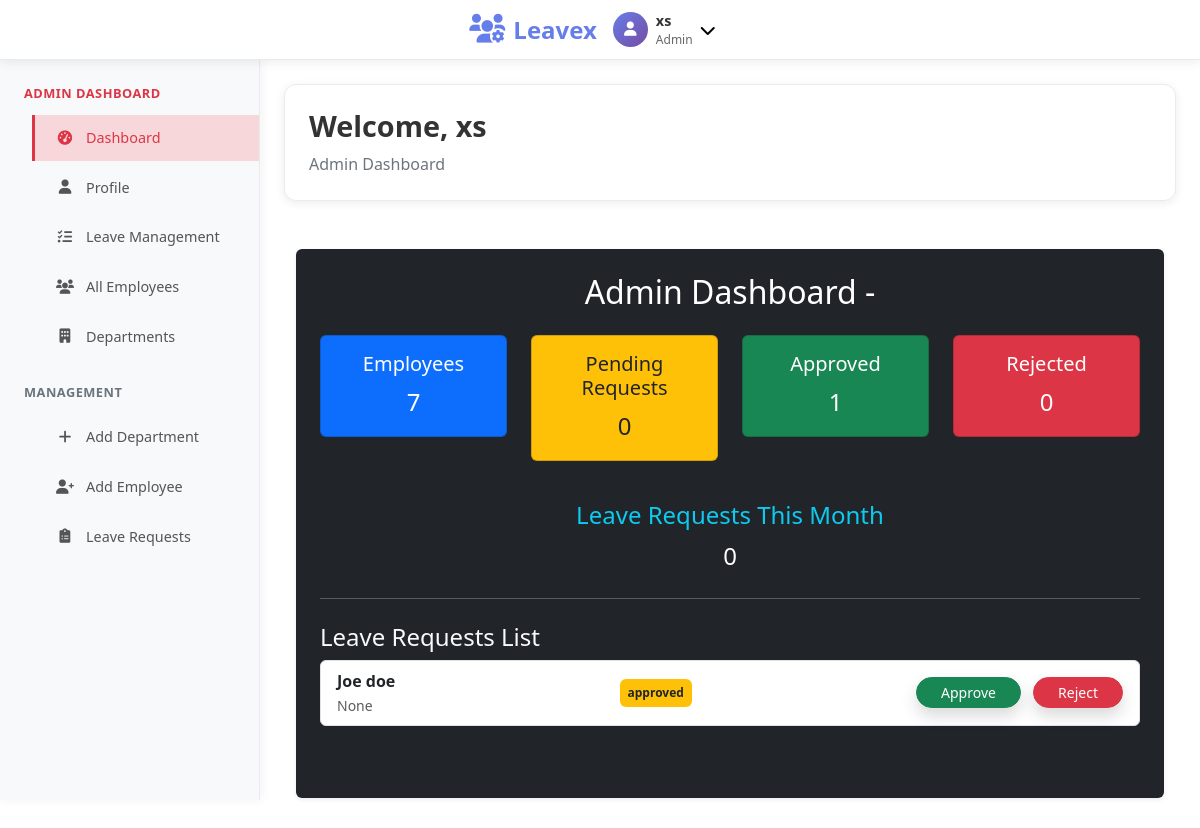
The page /dashboard/ (signed in) on the database its author committed.
### Application/models.py (models this page shows, shortened)
class User(AbstractUser):
    ROLE_CHOICES = [
        ('admin', 'Admin'),
        ('employee', 'Employee'),
        ('hod', 'Hod'),
    ]
    email = models.EmailField(unique=True)
    role = models.CharField(max_length=20, choices=ROLE_CHOICES)
    full_name = models.CharField(max_length=100)
    phone_number = models.CharField(max_length=15, blank=True, null=True)
    date_joined = models.DateTimeField(default=timezone.now)
    is_active = models.BooleanField(default=True)
    department = models.CharField(max_length=100, blank=True, null=True)
    employee_id = models.CharField(max_length=20, unique=True, blank=True, null=True)
    hire_date = models.DateField(blank=True, null=True)
    position = models.CharField(max_length=100, blank=True, null=True)
    salary = models.DecimalField(max_digits=10, decimal_places=2, blank=True, null=True)
    manager = models.ForeignKey('self', on_delete=models.SET_NULL, blank=True, null=True)
    USERNAME_FIELD = 'email'
    REQUIRED_FIELDS = ['username', 'role', 'full_name']

class LeaveApplication(models.Model):
    STATUS_CHOICES = [
        ('pending', 'Pending'),
        ('rejected', 'Rejected'),
        ('approved', 'Approved'),
        ('cancelled', 'Cancelled'),
    ]
    REASON_CHOICE = [
    ('Vacation', 'Vacation'),
    ('Sick', 'Sick'),
    ('Maternity', 'Maternity'),
    ('Bereavement', 'Bereavement'),
    ('Unpaid', 'Unpaid'),
    ('Educational', 'Educational'),
]
    applicant = models.ForeignKey(User, related_name='leave_applications', on_delete=models.CASCADE)
    releaver = models.ForeignKey(User, related_name='releaver_requests', on_delete=models.SET_NULL, null=True)
    leave_type = models.CharField(max_length=20, choices=REASON_CHOICE ,null=True, default='Casual leave')
    start_date = models.DateField()
    end_date = models.DateField()
    reason = models.TextField()
    releaver_approved = models.BooleanField(default=False)
    hod_approved = models.BooleanField(default=False)
    admin_approved = models.BooleanField(default=False)
    final_status = models.CharField(max_length=20, choices=STATUS_CHOICES, default='pending')
    submitted_at = models.DateTimeField(auto_now_add=True)
    updated_at = models.DateTimeField(auto_now=True)

### Application/views.py (the view, shortened to what this page needs)
# urls.py: path('dashboard/', views.dashboard_view, name='dashboard'),
@login_required
def dashboard_view(request):
    user = request.user
    context = {}
    current_month = datetime.now().month
    current_year = datetime.now().year
    leaves_this_month = LeaveApplication.objects.filter(
        start_date__month=current_month,
        start_date__year=current_year
    )
    if user.role in ['admin', 'hr_manager', 'hr_assistant']:
        context['total_employees'] = User.objects.filter(role='employee').count()
        context['total_hods'] = User.objects.filter(role='manager').count()
        context['total_releavers'] = LeaveApplication.objects.filter(releaver_approved=True).values('releaver').distinct().count()
        context['processed_leaves'] = LeaveApplication.objects.filter(final_status__in=['approved', 'rejected']).count()
        context['pending_leaves'] = LeaveApplication.objects.filter(final_status='pending').count()
        context['approved_leaves'] = LeaveApplication.objects.filter(final_status='approved').count()
        context['leave_requests'] = LeaveApplication.objects.all()
        context['leaves_this_month'] = leaves_this_month.count()
        context['leaves_per_department'] = User.objects.filter(role='employee') \
            .values('department') \
            .annotate(leave_count=Count('leave_applications')) \
            .order_by('department')
        return render(request, 'Application/admin_dashboard.html', context)
    else:
        return render(request, 'Application/unknown_role.html')

### Application/templates/Application/admin_dashboard.html (shortened to what this page needs)
{% extends "Application/base.html" %}
{% block content %}
<div class="container mt-5">
  <div class="bg-dark text-white p-4 rounded shadow-sm">
    <h2 class="text-center mb-4">Admin Dashboard - </h2>
    <div class="row text-center">
      <div class="col-md-3">
        <div class="card bg-primary text-white mb-3">
          <div class="card-body">
            <h5 class="card-title">Employees</h5>
            <p class="card-text fs-4">{{ total_employees|default:"0" }}</p>
          </div>
        </div>
      </div>
      <div class="col-md-3">
        <div class="card bg-warning text-dark mb-3">
          <div class="card-body">
            <h5 class="card-title">Pending Requests</h5>
            <p class="card-text fs-4">{{ pending_leaves|default:"0" }}</p>
          </div>
        </div>
      </div>
      <div class="col-md-3">
        <div class="card bg-success text-white mb-3">
          <div class="card-body">
            <h5 class="card-title">Approved</h5>
            <p class="card-text fs-4">{{ approved_leaves|default:"0" }}</p>
          </div>
        </div>
      </div>
      <div class="col-md-3">
        <div class="card bg-danger text-white mb-3">
          <div class="card-body">
            <h5 class="card-title">Rejected</h5>
            <p class="card-text fs-4">{{ rejected_leaves|default:"0" }}</p>
          </div>
        </div>
      </div>
    </div>
    <div class="text-center">
      <h4 class="mt-4 text-info">Leave Requests This Month</h4>
      <p class="fs-4">{{ leaves_this_month|default:"0" }}</p>
    </div>
    <hr class="my-4 bg-light">
    <h4 class="text-light">Leave Requests List</h4>
    {% if leave_requests %}
      <ul class="list-group mb-5">
        {% for leave in leave_requests %}
          <li class="list-group-item d-flex justify-content-between align-items-center">
            <div>
              <strong>{{ leave.applicant.full_name }}</strong><br>
              <small class="text-muted">{{ leave.leave_type }}</small>
            </div>
            <span class="badge {% if leave.final_status == 'Approved' %}bg-success{% elif leave.final_status == 'Rejected' %}bg-danger{% else %}bg-warning text-dark{% endif %} p-2 rounded">
              {{ leave.final_status }}
            </span>
<form method="POST" class="d-inline" action="{% url 'admin_approvals' %}">
    <button type="submit" name="action" value="approve" class="btn btn-success btn-sm shadow rounded-pill px-4 me-2">
         Approve
    </button>
    <button type="submit" name="action" value="reject" class="btn btn-danger btn-sm shadow rounded-pill px-4">
         Reject
    </button>
</form>
</li>
        {% endfor %}
      </ul>
    {% else %}
      <div class="alert alert-info">No leave requests found.</div>
    {% endif %}
  </div>
</div>
{% endblock %}

### Application/templates/Application/base.html (shortened to what this page needs)
<!DOCTYPE html>
<html lang="en">
<head>
    <link href="https://cdn.jsdelivr.net/npm/bootstrap@5.3.3/dist/css/bootstrap.min.css" rel="stylesheet">
    <link href="https://cdnjs.cloudflare.com/ajax/libs/font-awesome/6.0.0/css/all.min.css" rel="stylesheet">
</head>
<body class="role-{% if user.is_authenticated %}{{ user.role }}{% else %}guest{% endif %}">
    <nav class="navbar">
        <div class="nav-container">
            <a href="#" class="logo">
                <i class="fas fa-users-cog"></i>
                Leavex
            </a>
            <div class="profile-section">
                {% if user.is_authenticated %}
                <div class="profile-dropdown">
                    <button class="profile-btn">
                        <div class="profile-avatar">
                            <i class="fas fa-user"></i>
                        </div>
                        <div class="profile-info">
                            <div class="profile-name">{{ user.first_name|default:user.username }}</div>
                            <div class="profile-role">{{ user.role|capfirst }}</div>
                        </div>
                        <i class="fas fa-chevron-down"></i>
                    </button>
                </div>
                {% else %}
                <div class="login-link">
                    <a href="{% url 'login' %}">Login</a>
                </div>
                {% endif %}
            </div>
        </div>
    </nav>
    <div class="sidebar" id="sidebar">
        {% if user.is_authenticated and user.role == 'admin' %}
        <div class="sidebar-section">
            <div class="sidebar-title">Admin Dashboard</div>
            <ul class="sidebar-nav">
                <li><a href="{% url 'dashboard' %}"><i class="fas fa-tachometer-alt"></i> Dashboard</a></li>
                <li><a href="{% url 'profile' %}"><i class="fas fa-user"></i> Profile</a></li>
                <li><a href="{% url 'admin_approvals' %}"><i class="fas fa-tasks"></i> Leave Management</a></li>
                <li><a href="{% url 'employee_list' %}"><i class="fas fa-users"></i> All Employees</a></li>
                <li><a href="{% url 'department_list' %}"><i class="fas fa-building"></i> Departments</a></li>
            </ul>
        </div>
        <div class="sidebar-section">
            <div class="sidebar-title">Management</div>
            <ul class="sidebar-nav">
                <li><a href="{% url 'add_department' %}"><i class="fas fa-plus"></i> Add Department</a></li>
                <li><a href="{% url 'add_employee' %}"><i class="fas fa-user-plus"></i> Add Employee</a></li>
                <li><a href="{% url 'admin_approvals' %}"><i class="fas fa-clipboard-list"></i> Leave Requests</a></li>
            </ul>
        </div>
        {% endif %}
    </div>
    <div class="content-area">
        <div class="welcome-card fade-in">
            <h1>Welcome{% if user.is_authenticated %}, {{ user.first_name|default:user.username }}{% endif %}</h1>
            <p>{% if user.is_authenticated %}{{ user.role|capfirst }} Dashboard{% else %}Please login to access your dashboard{% endif %}</p>
        </div>
        {% block content %}{% endblock %}
    </div>
</body>
</html>

### Application/templates/Application/base.html (style rules this page uses)
* { margin: 0; padding: 0; box-sizing: border-box; }
body { font-family: 'Segoe UI', Tahoma, Geneva, Verdana, sans-serif; background: #ffffff; min-height: 100vh; color: #333; }
h2 { margin-bottom: 20px; }
.navbar { background: #ffffff; box-shadow: 0 2px 10px rgba(0, 0, 0, 0.08); position: fixed; top: 0; left: 0; right: 0; z-index: 1000; height: 60px; border-bottom: 1px solid #e9ecef; }
.nav-container { max-width: 1200px; margin: 0 auto; padding: 0 1.5rem; height: 100%; display: flex; align-items: center; justify-content: space-between; }
.logo { font-size: 1.5rem; font-weight: 700; color: #667eea; text-decoration: none; display: flex; align-items: center; gap: 0.5rem; transition: all 0.3s ease; }
.logo i { font-size: 1.8rem; }
.profile-section { position: relative; }
.profile-dropdown { position: relative; }
.profile-btn { background: none; border: none; display: flex; align-items: center; gap: 0.5rem; padding: 0.5rem 1rem; border-radius: 8px; cursor: pointer; transition: all 0.3s ease; }
.profile-avatar { width: 35px; height: 35px; border-radius: 50%; background: linear-gradient(135deg, #667eea, #764ba2); display: flex; align-items: center; justify-content: center; color: white; font-weight: bold; font-size: 0.9rem; }
.profile-info { text-align: left; }
.profile-name { font-weight: 600; color: #333; font-size: 0.9rem; }
.profile-role { color: #666; font-size: 0.75rem; }
.sidebar { position: fixed; top: 60px; left: 0; background: #f8f9fa; width: 260px; height: calc(100vh - 60px); box-shadow: 2px 0 10px rgba(0, 0, 0, 0.05); padding: 1.5rem 0; overflow-y: auto; z-index: 999; border-right: 1px solid #e9ecef; }
.sidebar-section { margin-bottom: 1.5rem; }
.sidebar-title { padding: 0 1.5rem; font-size: 0.8rem; color: #6c757d; text-transform: uppercase; letter-spacing: 0.5px; margin-bottom: 0.75rem; font-weight: 600; }
.sidebar-nav { list-style: none; }
.sidebar-nav li { margin-bottom: 0.25rem; }
.sidebar-nav a { display: flex; align-items: center; gap: 0.75rem; padding: 0.75rem 1.5rem; color: #555; text-decoration: none; transition: all 0.3s ease; position: relative; font-size: 0.9rem; }
.sidebar-nav a::before { content: ''; position: absolute; left: 0; top: 0; bottom: 0; width: 3px; background: #667eea; transform: scaleY(0); transition: transform 0.3s ease; }
.sidebar-nav a:hover::before, .sidebar-nav a.active::before { transform: scaleY(1); }
.sidebar-nav a:hover, .sidebar-nav a.active { background: #e3f2fd; color: #667eea; }
.sidebar-nav i { width: 18px; text-align: center; font-size: 0.9rem; }
.content-area { margin-left: 260px; margin-top: 60px; padding: 1.5rem; min-height: calc(100vh - 60px); }
.welcome-card { background: #ffffff; border-radius: 12px; padding: 1.5rem; box-shadow: 0 2px 10px rgba(0, 0, 0, 0.08); margin-bottom: 1.5rem; border: 1px solid #e9ecef; }
.welcome-card h1 { color: #333; margin-bottom: 0.5rem; font-size: 1.8rem; font-weight: 600; }
.welcome-card p { color: #6c757d; font-size: 1rem; margin: 0; }
@media (min-width: 769px) { .sidebar { transform: translateX(0); } }
.fade-in { animation: fadeIn 0.5s ease-in; }
.role-admin .sidebar-section:first-child .sidebar-title { color: #dc3545; }
.role-admin .sidebar-nav a:hover, .role-admin .sidebar-nav a.active { background: #f8d7da; color: #dc3545; }
.role-admin .sidebar-nav a::before { background: #dc3545; }

### rows shown on the page
User: first_name "xs", role "Admin"
LeaveApplication: applicant.full_name "Joe doe", leave_type "None", final_status "approved"

### other values the page prints
{{ total_employees|default:"0" }} "7"
{{ pending_leaves|default:"0" }} "0"
{{ approved_leaves|default:"0" }} "1"
{{ rejected_leaves|default:"0" }} "0"
{{ leaves_this_month|default:"0" }} "0"
